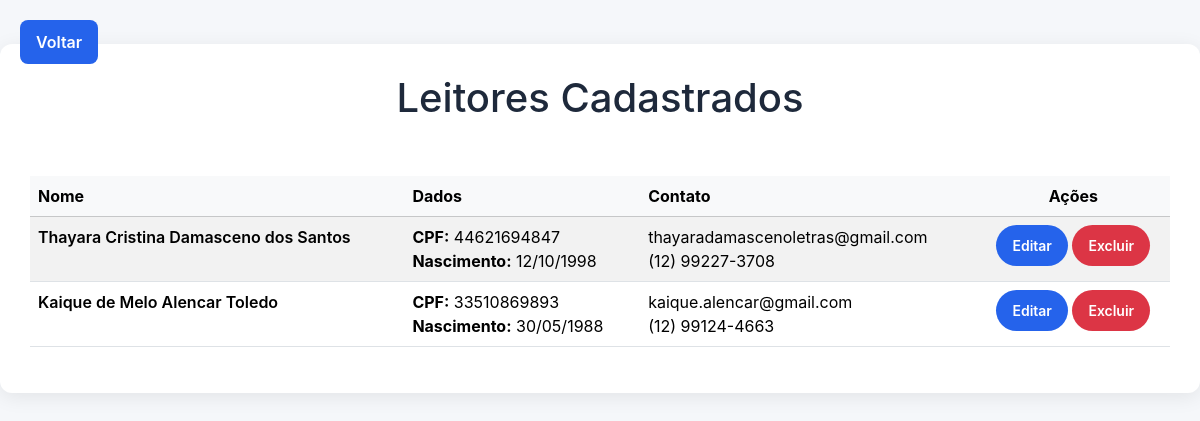
The app's page /leitores with its own data.
### app/models/reader.py (models this page shows, shortened)
class Reader(db.Model):
    __tablename__ = "reader"
    id = db.Column(db.Integer, primary_key=True)
    nome = db.Column(db.String(255), nullable=False)
    cpf  = db.Column(db.String(14), unique=True, nullable=False, index=True)
    data_nascimento = db.Column(db.Date, nullable=False)
    email = db.Column(db.String(120), nullable=False)
    telefone = db.Column(db.String(15), nullable=False)
    cep = db.Column(db.String(10), nullable=False)
    logradouro = db.Column(db.String(255), nullable=False)
    bairro = db.Column(db.String(180), nullable=False)
    cidade = db.Column(db.String(180), nullable=False)
    uf = db.Column(db.String(2), nullable=False)
    numero_endereco = db.Column(db.String(15), nullable=False)
    numero_matricula = db.Column(db.Integer, unique=True, nullable=False, index=True)
    limite_emprestimo = db.Column(db.Integer, nullable=True, default=3)
    emprestimos_ativos = db.Column(db.Integer, default=0)
    observacao = db.Column(db.Text, nullable=True)
    data_cadastro = db.Column(db.DateTime, nullable=False, default=datetime.utcnow)
    data_atualizacao = db.Column(db.DateTime, default=datetime.utcnow, onupdate=datetime.utcnow)
    ultimo_emprestimo = db.Column(db.DateTime, nullable=True)
    responsavel = db.Column(db.String(255), nullable=True)
    telefone_responsavel = db.Column(db.String(15), nullable=True)
    obs_interna = db.Column(db.Text, nullable=True)
    status = db.Column(db.String(20), nullable=False, default="ativo")
    foto = db.Column(db.String(255), nullable=True)

### app/leitores/routes.py (the view)
@reader_bp.route("/leitores", methods=["GET"])
def listar_leitores():
    lista_de_leitores = ReaderService.get_all()
    return render_template("leitor/lista_leitores.html", leitores=lista_de_leitores)

### app/leitores/service.py (called while the page is built)
    @staticmethod
    def get_all():
        return Reader.query.all()

### app/templates/leitor/lista_leitores.html (shortened to what this page needs)
{% extends "base/_base.html" %}
{% set show_back_button = True %}
{% block body_class %}page-livro{% endblock %}
{% block css_page %}
<link href="https://cdn.jsdelivr.net/npm/bootstrap@5.3.3/dist/css/bootstrap.min.css" rel="stylesheet">
<link href="{{url_for('static', filename='css/base.css')}}" rel="stylesheet">
{% endblock %}
{% block content %}
<section class="container mt-4">
  <h1 class="mb-4" style="text-align: center;">Leitores Cadastrados</h1>
  <div class="table-responsive">
    <table class="table table-striped table-hover">
      <thead class="table-light">
        <tr>
          <th>Nome</th>
          <th>Dados</th>
          <th>Contato</th>
          <th class="text-center">Ações</th>
        </tr>
      </thead>
      <tbody>
        {% for leitor in leitores %}
        <tr>
          <td class="fw-semibold">
            {{ leitor.nome }}
          </td>
          <td>
            <div><strong>CPF:</strong> {{ leitor.cpf }}</div>
            <div><strong>Nascimento:</strong>
              {{ leitor.data_nascimento.strftime('%d/%m/%Y') }}
            </div>
          </td>
          <td>
            <div>{{ leitor.email }}</div>
            {% if leitor.telefone %}
            <div>{{ leitor.telefone }}</div>
            {% endif %}
          </td>
          <td class="text-center">
            <a href="{{ url_for('leitores.editar_leitor', id=leitor.id) }}"
               class="btn btn-sm btn-primary rounded-pill">
              Editar
            </a>
            <form action="{{ url_for('leitores.deletar_leitor', id=leitor.id) }}"
                  method="post"
                  class="d-inline">
              <button type="submit"
                      class="btn btn-sm btn-danger rounded-pill"
                      onclick="return confirm('Deseja realmente excluir este leitor?')">
                Excluir
              </button>
            </form>
          </td>
        </tr>
        {% endfor %}
      </tbody>
    </table>
  </div>
</section>
{% endblock %}

### app/static/css/base.css (style rules this page uses)
:root { --bg: #f5f7fa; --card: #ffffff; --border: #e2e8f0; --text: #1e293b; --muted: #64748b; --radius: 12px; --primary: #2563eb; }
* { box-sizing: border-box; margin: 0; padding: 0; }
body { font-family: "Inter", Arial, sans-serif; background: var(--bg); color: var(--text); line-height: 1.5; display: flex; flex-direction: column; align-items: center; min-height: 100vh; padding: 20px 0; }
.container { width: 100%; max-width: 1200px; background: var(--card); padding: 30px; border-radius: var(--radius); box-shadow: 0 4px 20px rgba(0,0,0,0.08); display: flex; flex-direction: column; gap: 30px; }
form { display: flex; flex-direction: column; gap: 20px; }
.btn { padding: 10px 16px; font-size: 14px; border-radius: 8px; cursor: pointer; font-weight: 600; transition: 0.25s; border: none; }
.btn-primary { background: var(--primary); color: white; }

### records on screen
Reader: nome "Thayara Cristina Damasceno dos Santos", cpf "44621694847", data_nascimento "12/10/1998", email "thayaradamascenoletras@gmail.com", telefone "(12) 99227-3708"
Reader: nome "Kaique de Melo Alencar Toledo", cpf "33510869893", data_nascimento "30/05/1988", email "kaique.alencar@gmail.com", telefone "(12) 99124-4663"
